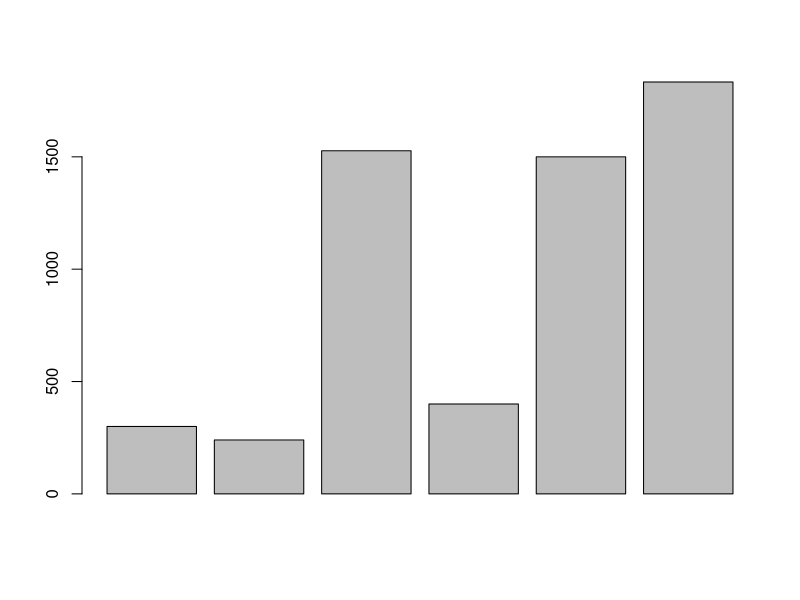
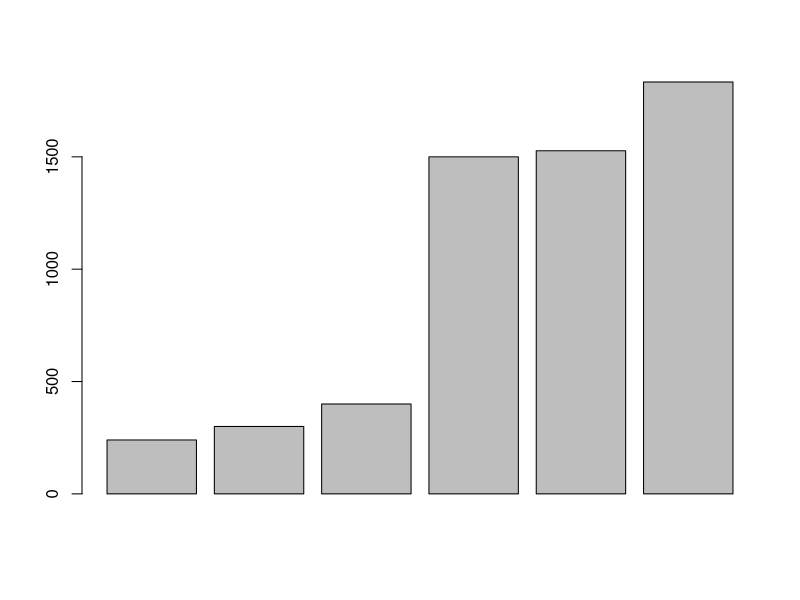
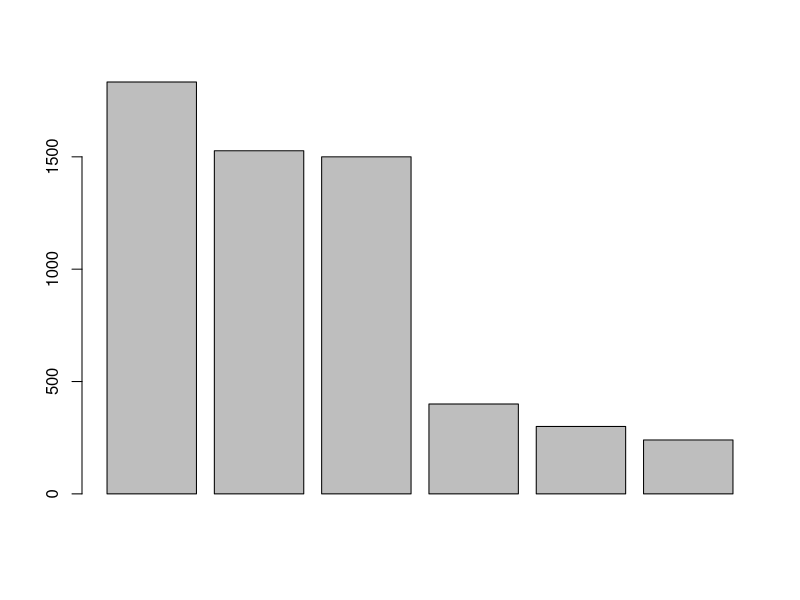
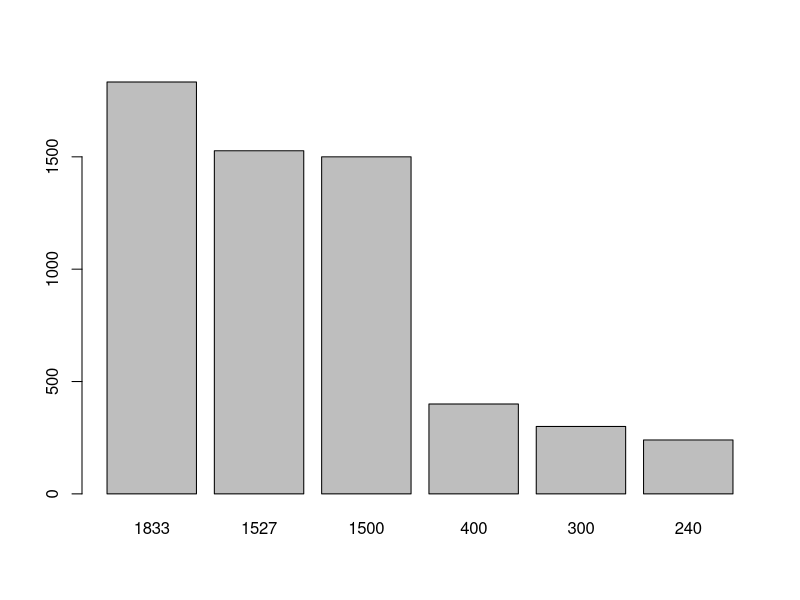
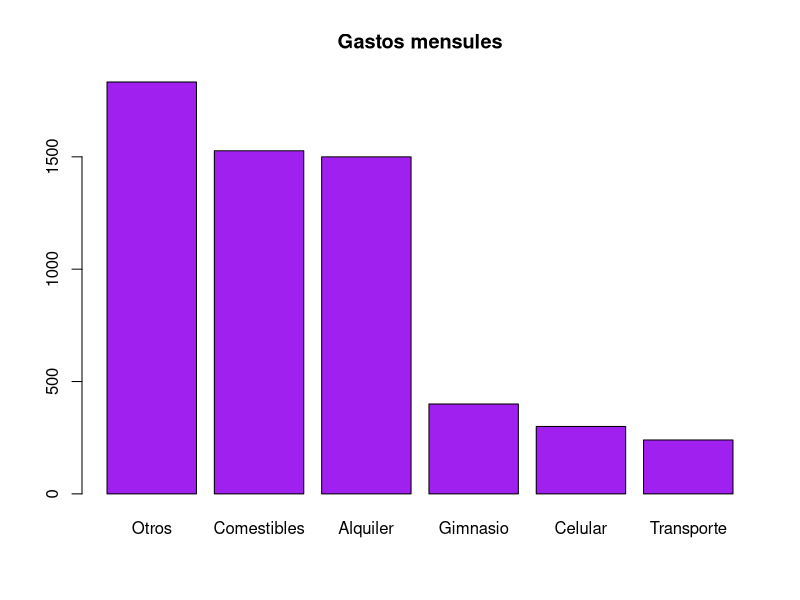

Write the R code that produced these figures, in order.
300+240+1527+400+1500+1833
celular <- 300
celular
transporte <- 240
comestibles <- 1527
gimnasio <- 400
alquiler <- 1500
otros <- 1833

5800*5
5800*10

abs(10)
abs(-4)
sqrt(9)
log(2)

# Este es un comentario
2+9 # aquí tambien se puede poner un comentario

celular
Celular <- -300
CELULAR <- 800

celular+Celular+CELULAR
Celular-CELULAR

help(abs)
help(mean)
?mean
help.search("absolute")

gastos <- c(celular, transporte, comestibles, gimnasio, alquiler, otros)

gastos

barplot(gastos)

sort(gastos)
gastosOrdenados <- sort(gastos)
barplot(gastosOrdenados)

help(sort)
sort(gastos,decreasing = TRUE)
gastos_ordenados <- sort(gastos,decreasing = TRUE)
barplot(gastos_ordenados)        

help("barplot")
barplot(gastos_ordenados,names.arg = gastos_ordenados)

names(gastos_ordenados) <- c("Otros","Comestibles","Alquiler","Gimnasio","Celular","Transporte")
barplot(gastos_ordenados, 
        main = "Gastos mensules",
        names.arg = names(gastos_ordenados),
        col = "purple")

